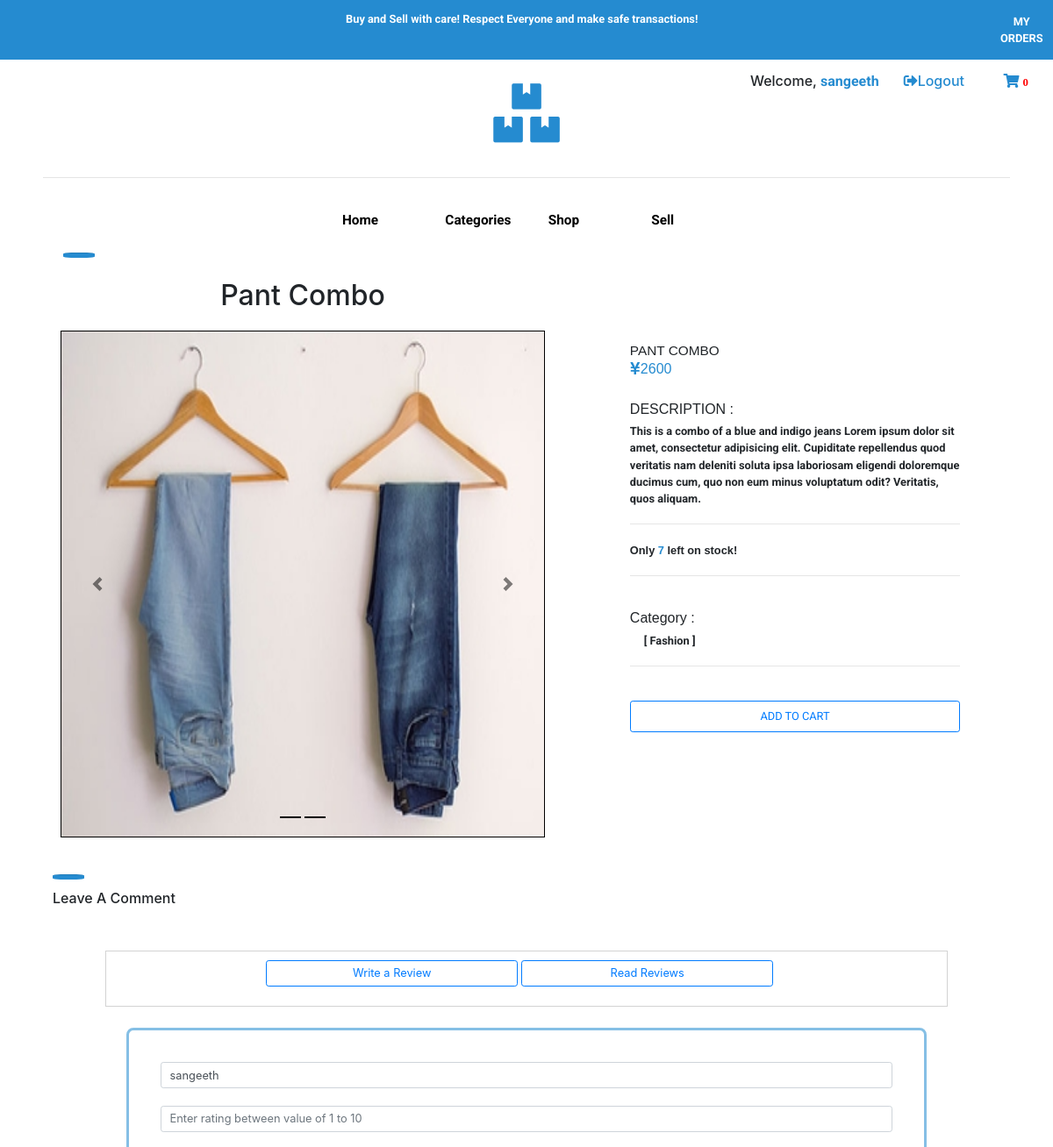
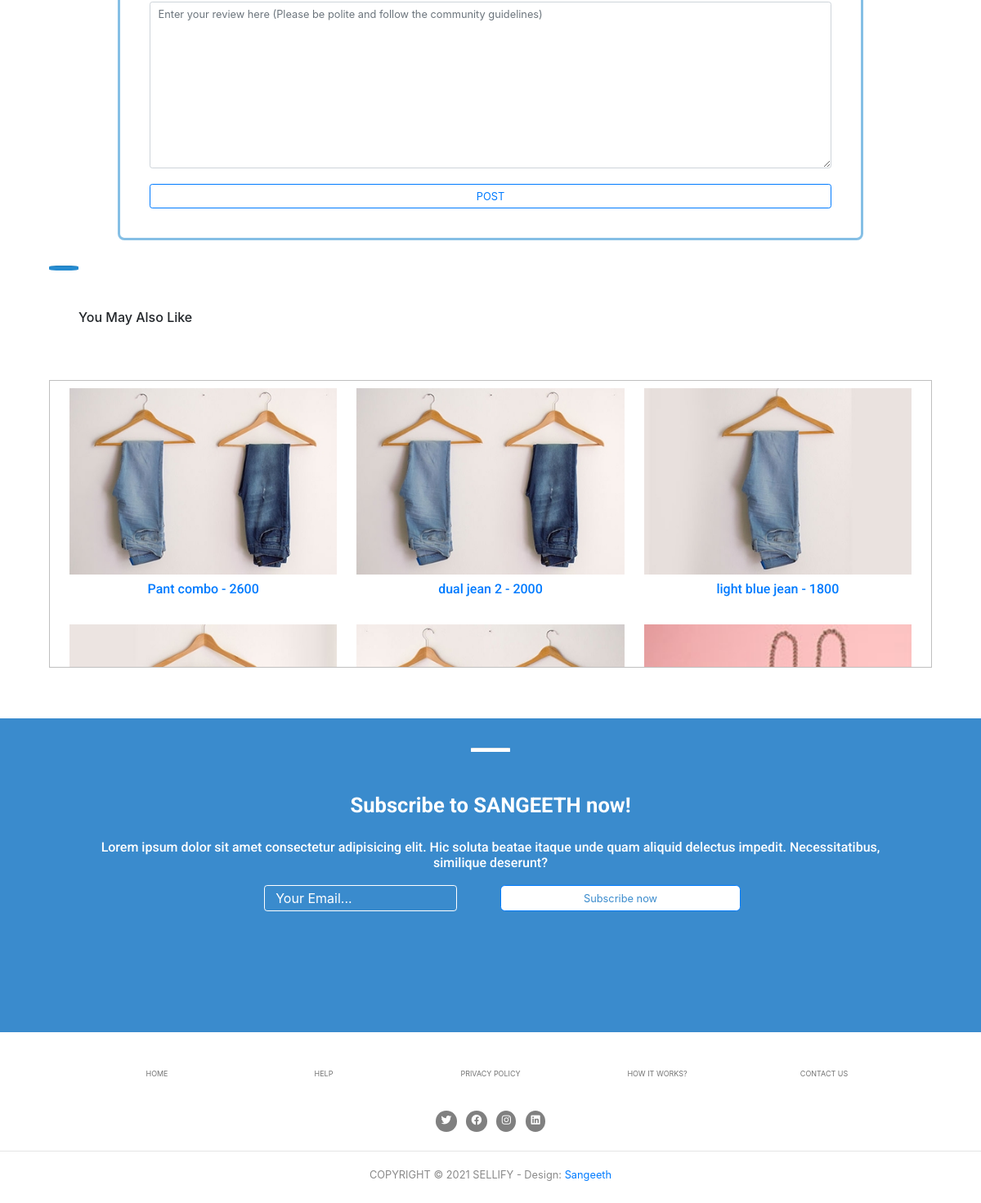
The app's page /products/productdetail/1 (signed in) with its own data (2 pictures, top to bottom).
### product/models.py (models this page shows)
class shop_products(models.Model):
    id = models.AutoField(primary_key=True)
    shop_product_name = models.CharField(max_length=100, default = "Unnamed", blank=True, null=True)
    shop_product_desc = models.CharField(max_length=500, default= " No Description Available! ", blank=True, null=True)
    shop_product_cost = models.IntegerField(blank=True, null=True)
    category = models.ManyToManyField(shop_categories, related_name="product_cat")
    created_at = models.DateTimeField(null=True , auto_now_add=True)
    created_by = models.ForeignKey(User, default = ADMIN_USER_ID, on_delete=models.CASCADE)
    shop_product_image = ResizedImageField(size=[370, 530], upload_to="shop_product_images", default = "default_shop_product", blank=True, null=True)
    shop_product_image2 = ResizedImageField(size=[370, 530], upload_to="shop_product_images",  blank=True, null=True)
    shop_product_image3 = ResizedImageField(size=[370, 530], upload_to="shop_product_images",  blank=True, null=True)
    shop_product_image4 = ResizedImageField(size=[370, 530], upload_to="shop_product_images",  blank=True, null=True)
    def __str__(self) -> str:
        return str(self.id) + str(' ') + str(self.shop_product_name)

class shop_categories(models.Model):
    id = models.AutoField(primary_key=True)
    category_name = models.CharField(max_length=50)
    def __str__(self):
        return str( str(self.category_name).capitalize())

### product/views.py (the view)
# urls.py: path('productdetail/<int:pk>', views.shop_product_detail , name = "shop_product_detail"),
@login_required
def shop_product_detail(request, pk):
    shop_product_detail = shop_products.objects.get(id = pk)
    if request.method == "POST":
        print(request.POST)
        current_time = datetime.datetime.now()
        hours_added = datetime.timedelta(hours = 9)
        corrected_datetime = current_time + hours_added
        review_inst = reviews.objects.create(
            reviewed_pdt = shop_product_detail,
            reviewed_by = request.user,
            rating = request.POST.get('review-rating'),
            review = request.POST.get('review-content'),
            created_on = corrected_datetime
        )
        review_inst.save()
        print(review_inst)
        return redirect('product:shop_product_detail',shop_product_detail.id )
    else:
        print('sssssssssssssssssssssssssssssssss' , shop_product_detail)
        print(shop_product_detail.category.all())
        related_cat = shop_categories.objects.get(id = shop_product_detail.category.first().id)
        print(related_cat)
        related_pdts = shop_products.objects.all().filter(category = related_cat)
        shop_pdt_review = reviews.objects.all().filter(reviewed_pdt = shop_product_detail)
        print('related pdts is sssssssssssssssssssssssss' , related_pdts)
        context = {
            'shop_product_detail' : shop_product_detail,
            'related_pdts' : related_pdts,
            'review' : shop_pdt_review
        }
        return render(request, 'shopproducts/shop_singleproduct.html', context)

### cart/context_processors.py (called while the page is built)
def cart_count_context_processor(request):
    if request.user.is_authenticated:
        print('context processor main')
        cart_count = cart.objects.all().filter(cart_user = request.user, cart_status = "pending").count()
        return {'cart_count' : cart_count}
    else:
        print('context processor else')
        return {'cart_count' : 1}

### templates/shopproducts/shop_singleproduct.html (shortened to what this page needs)
<!DOCTYPE html>
{% extends "base.html" %}
{% load static %}
{% block body %}
<hr class="shop_product_detail_hr" >
<div class="row">
    <div class="col-lg-7">
            <div class="shop-product-detail-header">
                <h1>
                    {{shop_product_detail.shop_product_name}}
                </h1>
            </div>
            <br>
            <div class="shop-product-detail-image">
                <div id="carouselExampleIndicators" class="carousel slide" data-ride="carousel">
                        <ol class="carousel-indicators">
                        <li data-target="#carouselExampleIndicators" data-slide-to="0" class="active" style="background-color: black;"></li>
                        <li data-target="#carouselExampleIndicators" data-slide-to="5" class="active" style="background-color: black;"></li>
                        </ol>
                        <div class="carousel-inner">
                        <div class="carousel-item active">
                            <img class="d-block w-100" src="{{ shop_product_detail.shop_product_image.url }}" alt="First slide">
                        </div>
                        </div>
                        <a class="carousel-control-prev" href="#carouselExampleIndicators" role="button" data-slide="prev">
                        <span class="carousel-control-prev-icon" aria-hidden="true"></span>
                        </a>
                        <a class="carousel-control-next" href="#carouselExampleIndicators" role="button" data-slide="next">
                        <span class="carousel-control-next-icon" aria-hidden="true"></span>
                        </a>
                    </div>
            </div>
    </div>
    <div class="col-lg-4">
        <div class="jumbotron shop-product-details-jumbo">
            <span class="shop-product-details-name">{{shop_product_detail.shop_product_name}}</span>
            <span class="shop-product-details-cost"><h5><i class="fas fa-yen-sign"></i>{{shop_product_detail.shop_product_cost}}</h5></span>
            <div class="shop-product-details-content">
                <h5 style="font-family: sans-serif;"> DESCRIPTION : </h5><span class="shop-product-details-desc" >{{shop_product_detail.shop_product_desc}} Lorem ipsum dolor sit amet, consectetur adipisicing elit. Cupiditate repellendus quod veritatis nam deleniti soluta ipsa laboriosam eligendi doloremque ducimus cum, quo non eum minus voluptatum odit? Veritatis, quos aliquam.</span>
                <br><br>
                <hr>
                <br>
                <span class="shop-product-details-stock">Only <span class="shop-product-details-stock-number">7</span> left on stock!</span>
                <br><br>
                <hr>
                <br><br>
                <h5 style="font-family: sans-serif";> Category : </h5><span class="shop-product-details-category">
                    {% for cats in shop_product_detail.category.all %}
                        [ {{cats}} ]
                    {% endfor %}
                </span>
                <br><br><hr><br><br>
                <button class="btn btn-outline-primary shop-product-details-addtocart"> <a class = " add_to_cart_button_link " href="{% url 'product:add_to_cart' shop_product_detail.id %}"> ADD TO CART </a> </button>
            </div>
        </div>
    </div>
</div>
<br>
<hr class="shop-product-details-you-may-also-like-hrline" >
<div class="shop-product-details-meta-info">
    <h5>Leave a comment </h5>
    <br>
</div>
<div class="shop-product-details-meta-info-body">
    <div class="shop-product-details-meta-info-switch-buttons">
        <button class="btn btn-outline-primary shop-product-details-meta-info-switch-buttons-leave-review" onclick="leavereview()"> Write a Review </button>
        <button class="btn btn-outline-primary shop-product-details-meta-info-switch-buttons-reviews" onclick="readreview()"> Read Reviews </button>
    </div>
</div>
<div class="shop-product-details-meta-info-review_form" id="reviewform">
    <form method="post">
        <input type="text" class="form-control" value="{{request.user}}" placeholder="Enter your name">
        <br>
        <input class="form-control" type="number" name="review-rating" id="review-rating" min="1" max="10" placeholder="Enter rating between value of 1 to 10">
        <br>
        <textarea class="form-control"  name="review-content" id="review-content" rows="10" placeholder="Enter your review here (Please be polite and follow the community guidelines)"></textarea>
        <br>
        <button class="form-control btn btn-outline-primary" type="submit">  POST  </button>
    </form>
</div>
<br>
<hr class="shop-product-details-you-may-also-like-hrline" >
<div class="shop-product-details-you-may-also-like">
    <h5>You May Also Like</h5>
</div>
    <div class="shop-product-details-you-may-also-images">
        <div class="row">
            {% for pdts in related_pdts.all %}
                <div class="col-lg-4">
                    <div class="shop-product-details-you-may-also-images-photo">
                        <a href="{% url 'product:shop_product_detail' pdts.id %}">
                            <img class="shop-product-related-image-photo" src="{{ pdts.shop_product_image.url }}" alt="broken_related_image">
                            <div  class="shop-product-details-you-may-also-images-text">
                                <h5 style="font-family: 'Roboto', sans-serif;">{{pdts.shop_product_name}} - {{pdts.shop_product_cost}}</h5>
                            </div>
                        </a>
                    </div>
                </div>
            {% endfor %}
        </div>
    </div>
<br> <br>
{% endblock %}

### templates/base.html (shortened to what this page needs)
<!DOCTYPE html>
{% load static %}
<html lang="en">
<head>
    <link rel="stylesheet" href="https://stackpath.bootstrapcdn.com/bootstrap/4.1.3/css/bootstrap.min.css">
    <link rel="stylesheet" href="{% static 'css/base.css' %}">
</head>
<body>
<div class="row nav">
    {% if user.is_authenticated %}
        <div class="col-lg-11 nav-infobar">
            <p class="nav-infobar-text">Buy and Sell with care! Respect Everyone and make safe transactions!</p>
        </div>
        <div class="col-lg-1 nav-infobar">
            <a href="{% url 'cart:view_orders' %}" style="text-decoration: none !important;"><p class="nav-infobar-text orders" >MY ORDERS</p></a>
        </div>
    {% else %}
        <div class="col-lg-12 nav-infobar">
            <p class="nav-infobar-text">Buy and Sell with care! Respect Everyone and make safe transactions!</p>
        </div>
    {% endif %}
    <div class="authentication">
        {% if user.is_authenticated %}
            <h5 class="welcomeuser"> Welcome, <span style="color: rgb(37, 139, 208); font-family: 'Roboto', sans-serif;font-weight: bold;">{{user.username}}</span><a href="{% url 'registration:signout' %}" class="logout"><i class="fas fa-sign-out-alt"></i>Logout</a> <span class="cart-icon-span"><a class="cart-link" href="{% url 'cart:cart_home'%}"><i class="fas fa-shopping-cart cart-icon"> <span class="cart-count" > {{cart_count}} </span> </span></i></a></h5>
        {% endif %}
    </div>
    <div class="nav-logo">
        <h3><a href="/"><i class="fas fa-3x fa-boxes nav-logo-image"></i></a></h3><br>
    </div>
    <hr class="logo-hr">
    <div class="col-lg-12">
        <nav class="navbar navbar-expand-lg navs">
                <div class="row nav-items-row">
                    <div class="col-lg-3">
                        <li class="nav-item active">
                            <a class="nav-link" href="/"> Home <span class="sr-only">(current)</span></a>
                        </li>
                    </div>
                    <div class="col-lg-3">
                        <li class="nav-item">
                            <a class="nav-link" href="{% url 'homepage:categories' %}">Categories</a>
                        </li>
                    </div>
                    <div class="col-lg-3">
                        <li class="nav-item">
                            <a class="nav-link" href=" {% url 'product:shop' %}">Shop</a>
                        </li>
                    </div>
                    <div class="col-lg-3">
                        <li class="nav-item">
                            <a class="nav-link" href="{% url 'product:sell' %}">Sell</a>
                        </li>
                    </div>
                </div>
        </nav>
    </div>
</div>
<div class="body">
    {% block body %}
    {% endblock %}
</div>
<div class="subscribepane">
    <div class="subscontent">
        <h1><hr class="subs-hrline" ></h1>
        <h3 class="subscribe-head" >Subscribe to SANGEETH now!</h3>
        <br>
        <h5 class="subscribe-body">
            Lorem ipsum dolor sit amet consectetur adipisicing elit. Hic soluta beatae itaque unde quam aliquid delectus impedit. Necessitatibus, similique deserunt?
        </h5>
        <form action="{% url 'homepage:subscription' %}" method="post" id=subs-form>
            <div class="row subcsc " >
                <div class="col-lg-6">
                    <input type="email" class="form-control-lg subs-form-email" name="subsemail" id="subsemail" placeholder="Your Email..." required>
                </div>
                <div class="col-lg-6">
                    <button class = "btn btn-primary subs-button" id="subscribe-button" type="submit">Subscribe now</button>
                </div>
            </div>
        </form>
    </div>
</div>
<br><br>
<div class = "endicons" >
    <div class="endicons-options">
        <div class="row endicons-row">
            <div class="col-sm-1 endicons-options-cells ">
            </div>
            <div class="col-sm-2 endicons-options-cells">
                <p class="endicons-options-links-text"><a href="{% url 'homepage:home' %}" class="endicons-options-links">HOME</a></p>
            </div>
            <div class="col-sm-2 endicons-options-cells">
                <p class="endicons-options-links-text"><a href="{% url 'homepage:contactus' %}" class="endicons-options-links">HELP</a></p>
            </div>
            <div class="col-sm-2 endicons-options-cells">
                <p class="endicons-options-links-text"><a href="{% url 'homepage:privacy' %}" class="endicons-options-links">PRIVACY POLICY</a></p>
            </div>
            <div class="col-sm-2 endicons-options-cells">
                <p class="endicons-options-links-text"><a href="https://github.com/sangeeth-subramoniam/sellify" class="endicons-options-links">HOW IT WORKS?</a></p>
            </div>
            <div class="col-sm-2 endicons-options-cells">
                <p class="endicons-options-links-text"><a href="{% url 'homepage:contactus' %}" class="endicons-options-links">CONTACT US</a></p>
            </div>
            <div class="col-sm-1 endicons-options-cells">
            </div>
        </div>
    </div>
    <br>
    <div class="social">
        <div class="row">
            <div class="col-lg-4">
            </div>
            <div class="col-lg-4 social-icon-cells">
                <a href="https://twitter.com/sangeethsubram5?lang=en" target="_blank"><i class="fab fa-twitter social-icons"></i></a>
                <a href="https://www.facebook.com/sangeeth.dx.9" target="_blank"><i class="fab fa-facebook social-icons"></i></a>
                <a href="https://www.instagram.com/sangeeth_subramoniam/?hl=en" target="_blank"><i class="fab fa-instagram social-icons"></i></a>
                <a href="https://www.linkedin.com/in/sangeeth-subramoniam-358106127/?originalSubdomain=jp" target="_blank"><i class="fab fa-linkedin social-icons"></i></a>
            </div>
            <div class="col-lg-4">
            </div>
        </div>
    </div>
    <br>
    <hr>
    <br>
    <div class="copyright">
        <p>COPYRIGHT © 2021 SELLIFY - Design: <span class="designer-name"> <a href="https://www.instagram.com/sangeeth_subramoniam" target="_blank">  Sangeeth </a></span></p>
    </div>
</div>
<link rel="stylesheet" href="https://pro.fontawesome.com/releases/v5.10.0/css/all.css"/>
</body>
</html>

### records on screen
shop_products: shop_product_name "Pant Combo", shop_product_image (picture), shop_product_name "PANT COMBO", shop_product_cost "2600", shop_product_desc "This is a combo of a blue and indigo jeans", shop_product_name "Pant combo"
shop_categories: category_name "Fashion"
shop_products: shop_product_image (picture), shop_product_name "dual jean 2", shop_product_cost "2000"
shop_products: shop_product_image (picture), shop_product_name "light blue jean", shop_product_cost "1800"
shop_products: shop_product_image (picture)
shop_products: shop_product_image (picture)
shop_products: shop_product_image (picture)

### other values on screen
{{ user.username }} "sangeeth"
{{ cart_count }} "0"
